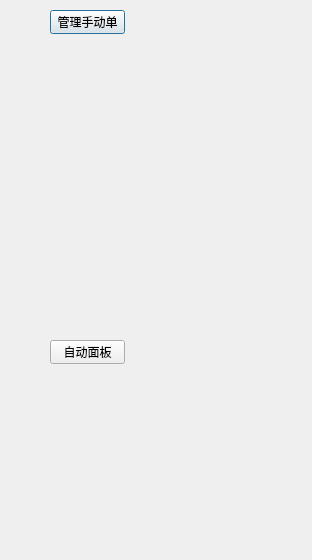
<?xml version="1.0" encoding="UTF-8"?>
<ui version="4.0">
 <class>MainDialog</class>
 <widget class="QDialog" name="MainDialog">
  <property name="geometry">
   <rect>
    <x>0</x>
    <y>0</y>
    <width>312</width>
    <height>560</height>
   </rect>
  </property>
  <property name="windowTitle">
   <string>Dialog</string>
  </property>
  <widget class="QPushButton" name="pushButton">
   <property name="geometry">
    <rect>
     <x>50</x>
     <y>10</y>
     <width>75</width>
     <height>24</height>
    </rect>
   </property>
   <property name="text">
    <string>管理手动单</string>
   </property>
  </widget>
  <widget class="QPushButton" name="btnShowAutoTradeDialog">
   <property name="geometry">
    <rect>
     <x>50</x>
     <y>340</y>
     <width>75</width>
     <height>24</height>
    </rect>
   </property>
   <property name="text">
    <string>自动面板</string>
   </property>
  </widget>
 </widget>
 <resources/>
 <connections/>
</ui>
